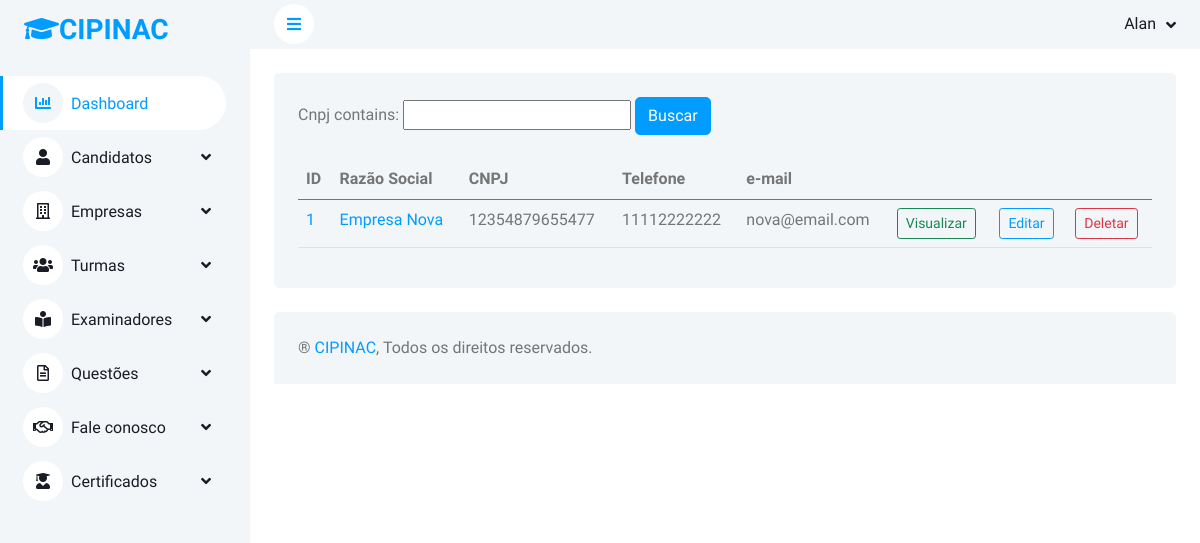
The page /buscar/empresa (signed in) on the database as committed earlier.
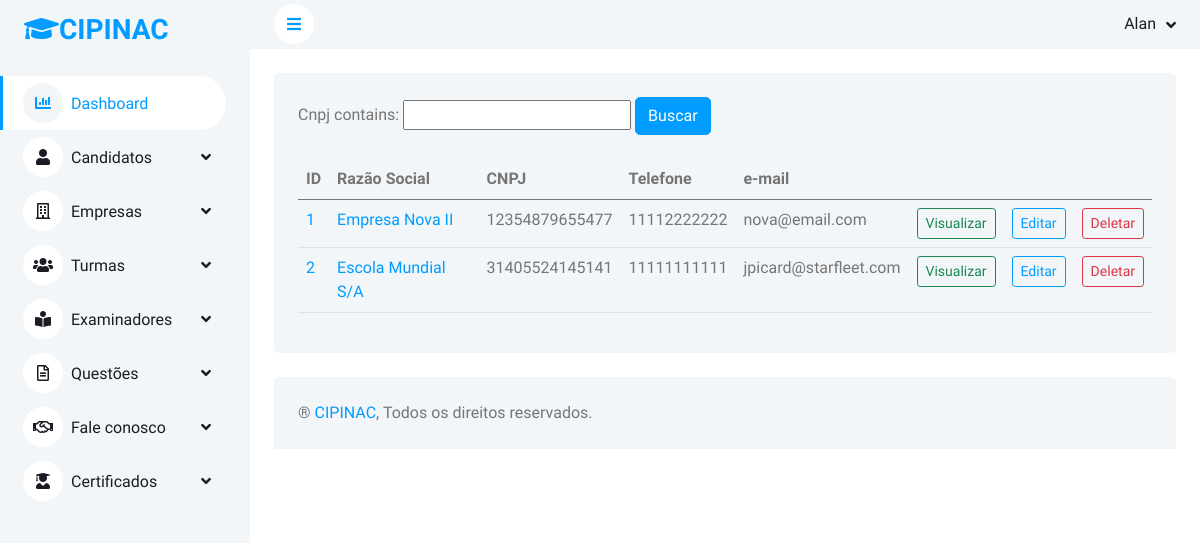
The same page on the database as committed later.
### alunos/models.py (models this page shows, shortened)
class Empresa(models.Model):
    razao_social = models.CharField(max_length=100)
    nome_fantasia = models.CharField(max_length=100)
    cnpj = models.CharField(max_length=14, unique=True)
    email = models.EmailField(max_length=50, null=True, blank=True, unique=True)
    telefone = models.CharField(max_length=11, null=True, blank=True)
    representante_legal = models.CharField(max_length=100)
    cpf_representante_legal = models.CharField(max_length=11)

### alunos/views.py (the view)
# urls.py: path('buscar/empresa',views.view_empresa, name="view_empresa"),
@login_required(login_url='index')
def view_empresa(request):
    object_list = Empresa.objects.all()
    empresa_list = EmpresaFilter(request.GET, queryset=object_list)
    context = {
        'object_list': object_list,
        'filter': empresa_list,
    }
    return render(request, 'view-empresa.html', context)

### templates/view-empresa.html (shortened to what this page needs)
{% extends 'base.html' %}
{% load widget_tweaks %}
{% load static %}
{% block content %}
                    <div class="container-fluid pt-4 px-4">
                        <div class="bg-light rounded h-100 p-4">
                            <form method="get">
                                {{filter.form}}
                                <input type="submit"  class="btn btn-primary" value="Buscar">
                            </form></br>
                        <div class="table-responsive">
                    <table class="table">
                    <thead>
                        <tr>
                            <th>ID</th>
                            <th>Razão Social</th>
                            <th>CNPJ</th>
                            <th>Telefone</th>
                            <th>e-mail</th>
                            <th></th>
                            <th></th>
                            <th></th>
                        </tr>
                    </thead>
                    <tbody>
                        {% for empresa in filter.qs %}
                        <tr>
                            <td>
                                <a href="">
                                    {{empresa.id}}
                                </a>
                            </td>
                                <td>
                                    <a href="">
                                        {{empresa.razao_social}}
                                    </a>
                                </td>
                            <td>{{empresa.cnpj}}</td>
                            <td>{{empresa.telefone}}</td>
                            <td>{{empresa.email}}</td>
                            <td>
                                <a href="{% url 'visualizar_empresa' empresa.id %}">
                                    <input type="submit" class="btn btn-outline-success btn-sm" value="Visualizar">
                                </a>
                            </td>
                            <td>
                                <a href="{% url 'update_empresa' empresa.id %}">
                                    <input type="submit" class="btn btn-outline-primary btn-sm" value="Editar">
                                </a>
                            </td>
                            <td>
                                <a href="{% url 'delete_empresa' empresa.id %}">
                                    <input type="submit" class="btn btn-outline-danger btn-sm" value="Deletar">
                                </a>
                            </td>
                        </tr>
                        {% endfor %}
                    </tbody>
                </table>
                         </div>
                     </div>
                 </div>
{% endblock %}

Rows that differ between the two databases and show on the page:
changed Empresa "nova@email.com": razao_social "Empresa Nova" → "Empresa Nova II"
added Empresa: id "2", razao_social "Escola Mundial S/A", cnpj "31405524145141", telefone "11111111111", email "jpicard@starfleet.com"
